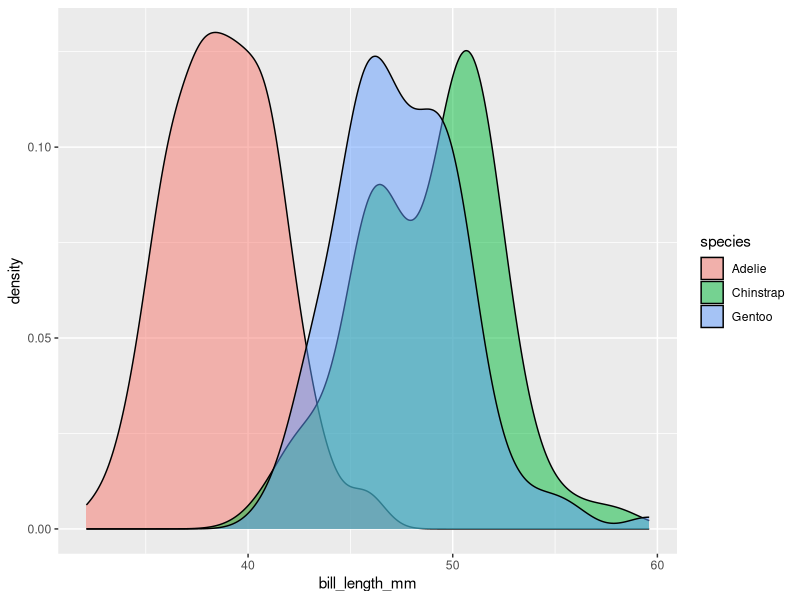
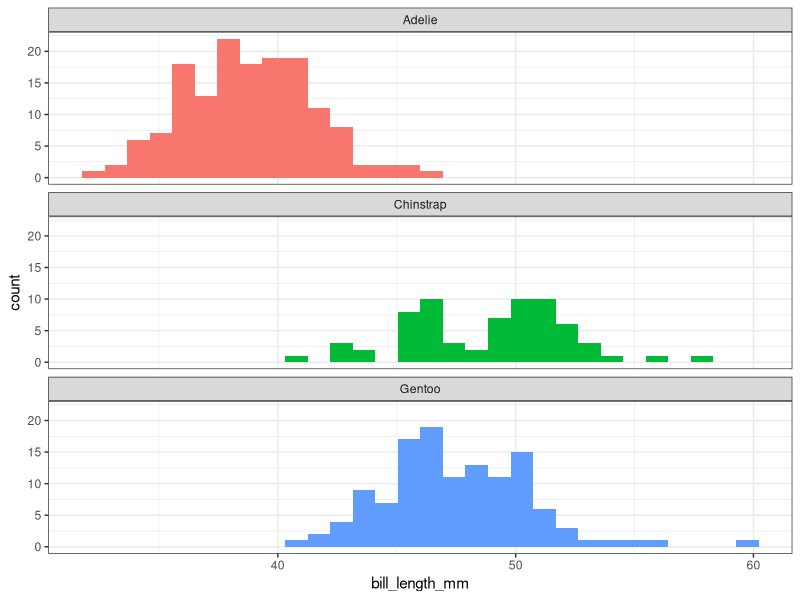
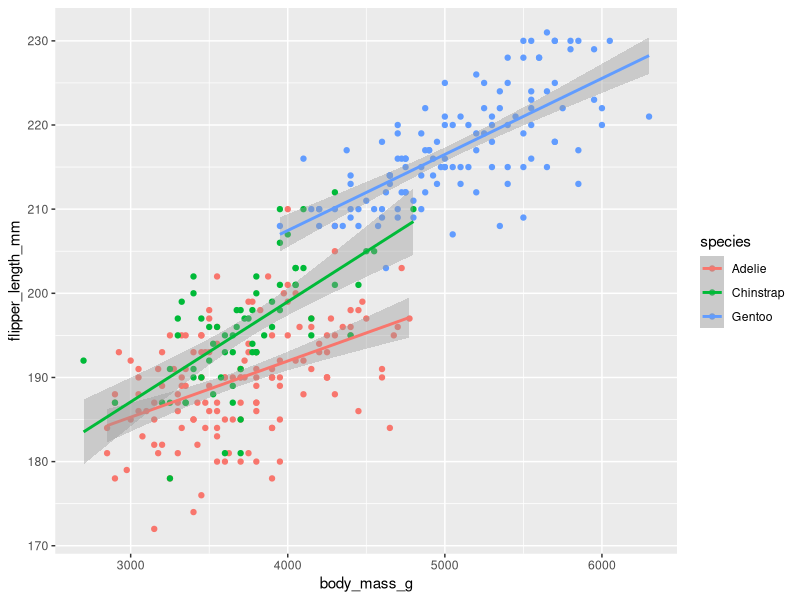
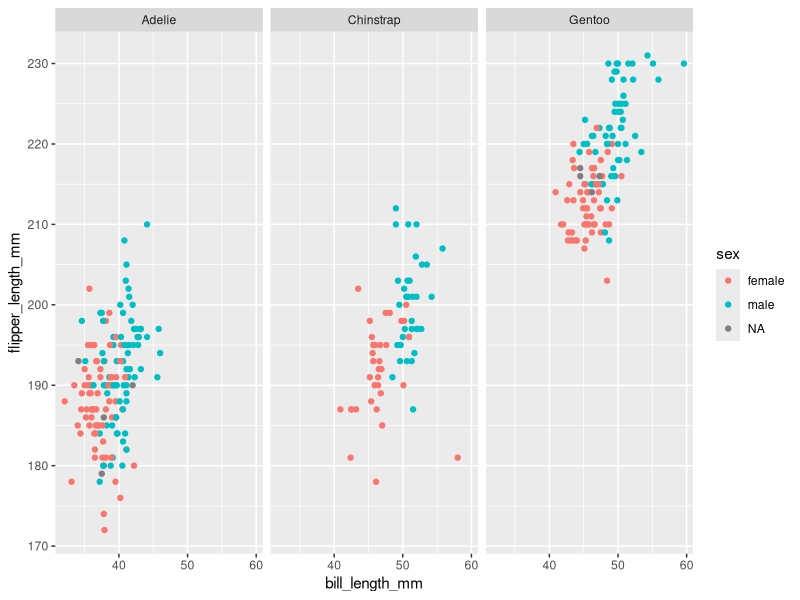
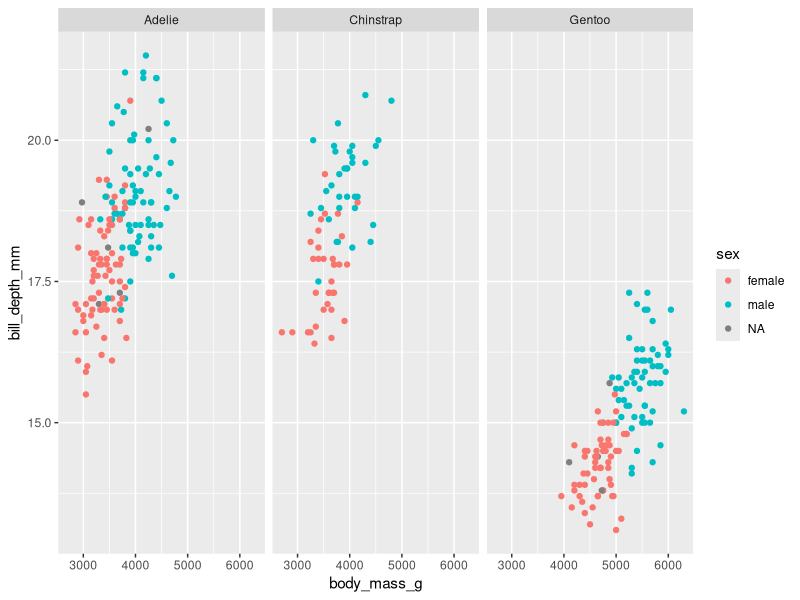

The R source for these figures, in order:
## ---- chunk 1
#| warning: false
library(tidyverse)
library(palmerpenguins)
## ---- chunk 2
#| warning: false
penguins
dim(penguins)
summary(penguins)
## ---- chunk 3
#| warning: false
penguins %>%
  ggplot() + 
  geom_density(mapping = aes(x=bill_length_mm, fill=species), alpha=0.5)
## ---- chunk 4
#| warning: false
penguins %>%
  ggplot(mapping = aes(x=bill_length_mm, fill=species)) +
  geom_histogram() +
  facet_wrap(~species, nrow=3) +
  theme_bw() +
  theme(legend.position = "none")
## ---- chunk 5
#| warning: false
penguins %>%
  ggplot(mapping = aes(x=body_mass_g, y=flipper_length_mm, color=species)) +
  geom_point() +
  geom_smooth(method="lm")
## ---- chunk 6
#| warning: false
penguins %>%
  ggplot(mapping = aes(x=bill_length_mm, y=flipper_length_mm, color=sex)) +
  geom_point() +
  facet_wrap(~ species)
## ---- chunk 7
#| warning: false
penguins %>%
  ggplot(mapping = aes(x=body_mass_g, y=bill_depth_mm, color=sex)) +
  geom_point() +
  facet_wrap(~ species)
